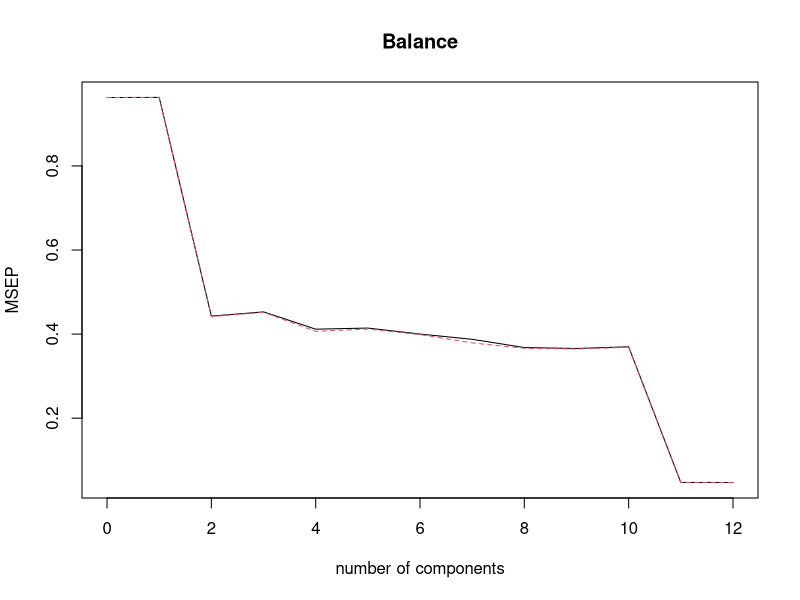

Source code (R):
library(pls)
training <- read.csv("data/training-credit.csv")
trainX <- training[, 2:12]
trainX <- as.matrix(trainX)
trainY <- training[, 13]
trainY <- as.vector(trainY)
trainY <- as.numeric(unlist(trainY))
test <- read.csv("data/test-credit.csv")
testX <- test[, 2:12]
testX <- as.matrix(testX)
testY <- test[, 13]
testY <- as.vector(testY)

set.seed(1234)
pcr_model <- pcr(Balance ~ ., data=training, validation = "CV")

png("images/pcr_validationplot.png")
validationplot(pcr_model, val.type = "MSEP")
dev.off()

test_mses <- c(rep(0, 12))
for (i in 1:12) {
  pcr_pred <- predict(pcr_model, test, ncomp = i)
  test_mses[i] = mean((pcr_pred - testY)^2)
}
which.min(test_mses)

# Best Model is the model with all 12 components (on both training and test)
best_coefs <- pcr_model$coefficients[133:144]


data <- read.csv("data/scaled-credit.csv")
full_pcr_model <- pcr(Balance ~ ., data=data)
best_coefs <- full_pcr_model$coefficients[133:144]

sink("data/pcr.txt")
best_coefs
"testMSE:"
test_mses[12]


save.image(file = "data/pcr.Rdata")
